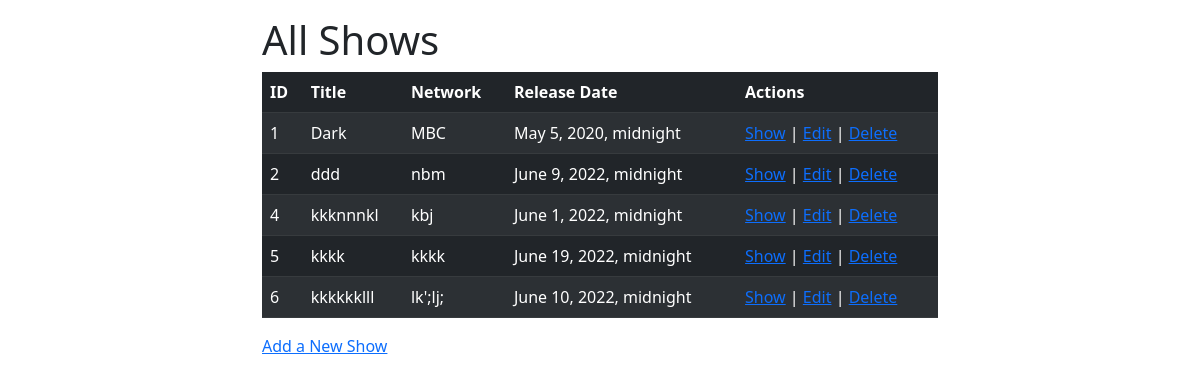
/shows, run on the app's committed database.
### TVshows_app_validation/models.py (models this page shows)
class Shows(models.Model):
    title = models.CharField(max_length=255)
    network = models.CharField(max_length=255)
    release_date = models.DateTimeField()
    desc = models.TextField(default="There is no description.")
    created_at = models.DateTimeField(auto_now_add=True)
    updated_at = models.DateTimeField(auto_now=True)
    objects = showsManager()

### TVshows_app_validation/views.py (the view)
# urls.py: path('shows', views.all_shows),
def all_shows(request):
    shows=Shows.objects.all()
    context={
        'shows':shows,
    }
    return render(request,'shows.html',context)

### TVshows_app_validation/templates/shows.html (shortened to what this page needs)
<!DOCTYPE html>
<html lang="en">
<head>
    <link rel="stylesheet" href="https://cdn.jsdelivr.net/npm/bootstrap@5.2.0-beta1/dist/css/bootstrap.min.css"
 />
</head>
<body class="container col-7 my-3">
    <h1>All Shows</h1>
    <table class="table table-striped table-dark table-hover">
        <thead>
            <tr>
                <th>ID</th>
                <th>Title</th>
                <th>Network</th>
                <th>Release Date</th>
                <th>Actions</th>
            </tr>
        </thead>
        <tbody>
            <tr>
                {% for show in shows %}
                <td>{{show.id}}</td>
                <td>{{show.title}}</td>
                <td>{{show.network}}</td>
                <td>{{show.release_date}}</td>
                <td><a href="shows/{{show.id}}">Show</a> | <a href="shows/{{show.id}}/edit">Edit</a> | <a
                        href="shows/{{show.id}}/destroy">Delete</a></td>
            </tr>
            {% endfor %}
        </tbody>
    </table>
    <a href="shows/new">Add a New Show</a>
</body>
</html>

### data on the page
Shows: id "1", title "Dark", network "MBC", release_date "May 5, 2020, midnight"
Shows: id "2", title "ddd", network "nbm", release_date "June 9, 2022, midnight"
Shows: id "4", title "kkknnnkl", network "kbj", release_date "June 1, 2022, midnight"
Shows: id "5", title "kkkk", network "kkkk", release_date "June 19, 2022, midnight"
Shows: id "6", title "kkkkkklll", network "lk';lj;", release_date "June 10, 2022, midnight"
